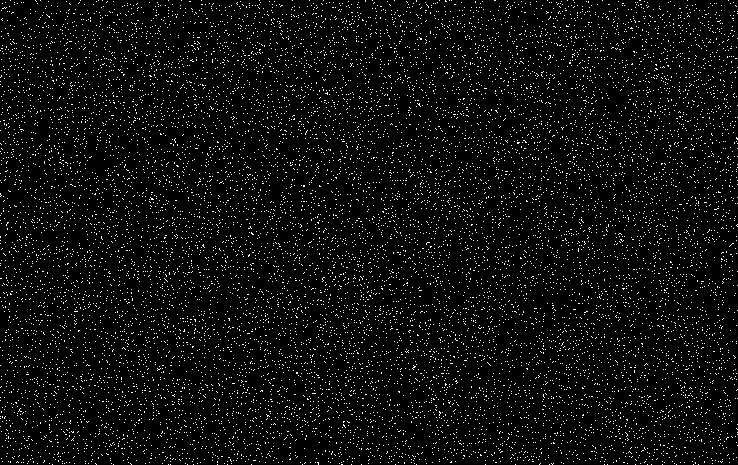
#> input picture Notebooks/img/prof_processed_image.jpg, 738 x 465 px, found by its file name; the run also reads 1 picture not shown here
$ jupyter execute 'Hough & Canny Algorithms - Week 12.ipynb'
#> lines starting #> are read from the running program, lines starting #| are printed output that depends on the picture
# Combining Hough and Canny Algorithms
## Week 12
The Hough transform is a technique which can be used to isolate features of a particular shape within an image. Because it requires that the desired features be specified in some parametric form, the classical Hough transform is most commonly used for the detection of regular curves such as lines, circles, ellipses, etc. A generalized Hough transform can be employed in applications where a simple analytic description of a feature(s) is not possible. Due to the computational complexity of the generalized Hough algorithm, we restrict the main focus of this discussion to the classical Hough transform. Despite its domain restrictions, the classical Hough transform (hereafter referred to without the classical prefix) retains many applications, as most manufactured parts (and many anatomical parts investigated in medical imagery) contain feature boundaries which can be described by regular curves. The main advantage of the Hough transform technique is that it is tolerant of gaps in feature boundary descriptions and is relatively unaffected by image noise.

<p align="center"></p>

---

## Canny Algorithm by John Canny
This paper describes a computational approach to edge detection. The success of the approach depends on the definition of a comprehensive set of goals for the computation of edge points. These goals must be precise enough to delimit the desired behavior of the detector while making minimal assumptions about the form of the solution.
[A Computational Approach to Edge Detection](https://ieeexplore.ieee.org/abstract/document/4767851)

[cell 1]
import numpy as np
from astropy.io import fits
import matplotlib.pyplot as plt
from matplotlib.colors import LogNorm
import cv2
from math import sqrt, atan2, pi
from PIL import Image, ImageDraw

## M16 Data from NIRCam

[cell 2]
hdulist = fits.open("m16_nircam.fits")
#> hdulist = 1 item
hdulist.info()
#| Filename: m16_nircam.fits
#| No.    Name      Ver    Type      Cards   Dimensions   Format
#|   0  PRIMARY       1 PrimaryHDU      25   (738, 465)   float32

## Visaulization

[cell 3]
image_data = hdulist[0].data
fig, ax = plt.subplots(figsize=(20, 12))
plt.imshow(image_data, norm=LogNorm(), interpolation='gaussian')
ax.axis('off')
fig.savefig("LogNormInterpolated.png", bbox_inches='tight')
hdulist.close()

## Applying Otsu & Binary Thresholding

[cell 4]
# This image was obtained earlier
img = cv2.imread("prof_processed_image.jpg")
#> img is the input picture: shape (465, 738, 3); min 0, max 255, mean 12.6

gray = cv2.cvtColor(img, cv2.COLOR_BGR2GRAY)
filtered = cv2.medianBlur(gray, 1)
binary, threshold = cv2.threshold(filtered, 100, 255, cv2.THRESH_BINARY + cv2.THRESH_OTSU)
#> threshold: shape (465, 738); 4.7% white in thin lines or dots
#> binary = 9

[cell 5]
plt.figure(figsize = (20,20))
f, axarr = plt.subplots(2,2)
f.set_size_inches(18,15)
axarr[0,0].imshow(img)
axarr[1,0].imshow(gray)
axarr[0,1].imshow(filtered)
axarr[1,1].imshow(threshold)
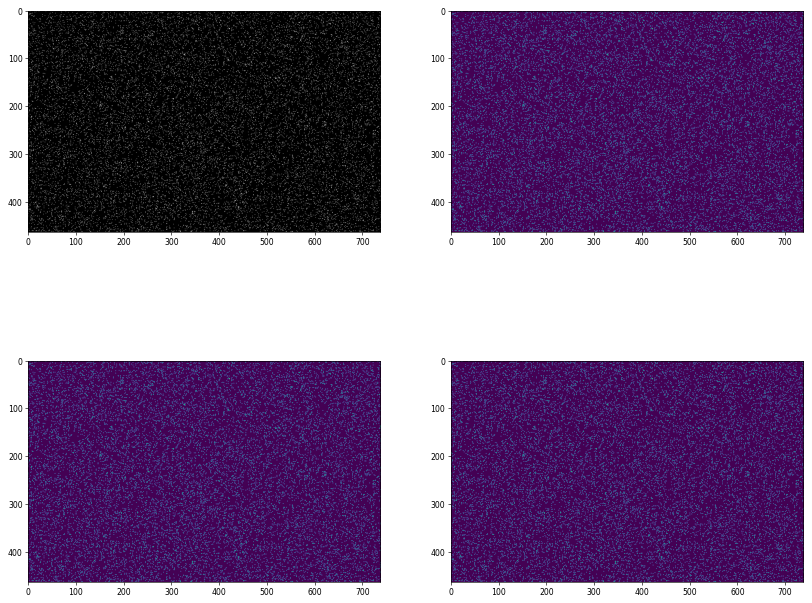
#> figure drawn by matplotlib, 4 panels

[cell 6]
cv2.imwrite('otsu_processed_image.jpg', threshold)
img = cv2.imread("otsu_processed_image.jpg")
plt.figure(figsize = (20,20))
plt.imshow(img)

## Hough Circle Detection vs. Rectangle Detection Algorithm
Running on a small piece of the image.

[cell 7]
threshold_small = cv2.imread("otsu_processed_image.jpg")
print(np.shape(threshold_small))
#| (465, 738, 3)
threshold_small = threshold_small[:64, :64]
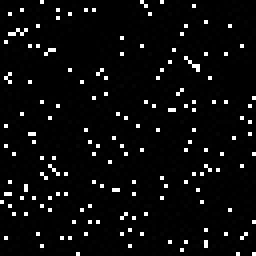
#> threshold_small: shape (64, 64, 3) (shown 4 times larger); min 0, max 255, mean 11.7
plt.figure(figsize=(10,10))
plt.imshow(threshold_small)

[cell 8]
image = cv2.imread("LogNormInterpolated.png")
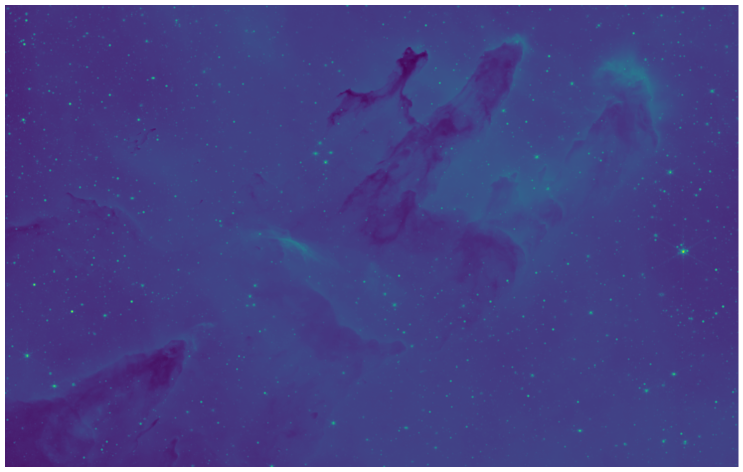
#> image: shape (944, 1486, 3) (shown at 1/2 size); mean B, G, R 135.7, 67.9, 72.3

gray = cv2.cvtColor(image, cv2.COLOR_BGR2GRAY)
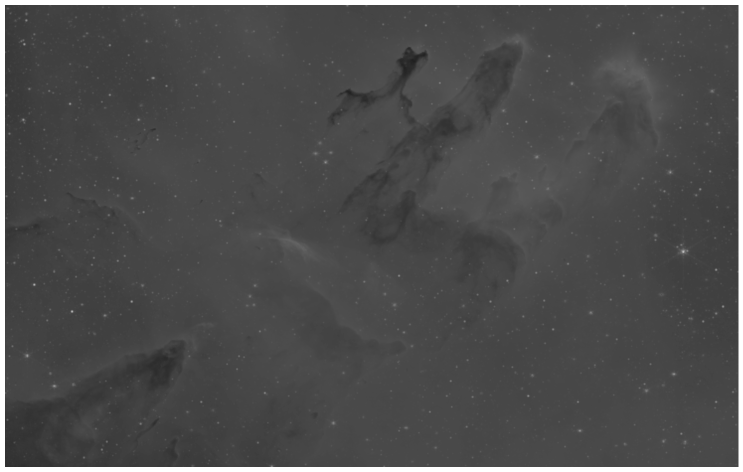
#> gray: shape (944, 1486) (shown at 1/2 size); min 31, max 255, mean 76.8
gray = cv2.medianBlur(gray, 5)

circles = cv2.HoughCircles(gray, cv2.HOUGH_GRADIENT, 1, 20, param1=50, param2=30, minRadius=1, maxRadius=0)
#> circles = None

count = 0

if circles is not None:
    # Convert the circle parameters a, b and r to integers
    circles = np.round(circles[0, :]).astype("int")

    for (x, y, r) in circles:
        # Draw the circle in the output image, then draw a rectangle in the image
        # corresponding to the center of the circle
        cv2.circle(image, (x, y), r, (0, 255, 0), 4)
        cv2.rectangle(image, (x - 1, y - 1), (x + 1, y + 1), (0, 128, 255), -1)
        count += 1

print(f"Number of circles detected: {count}")

image = cv2.cvtColor(image, cv2.COLOR_BGR2RGB)
plt.subplots(figsize=(10, 6))
plt.imshow(image)
plt.show()

Unfortunately, this technique did not work on neither of the inputs (image and numpy array). Apparently, it is hard for the algorithm to detect circles in the image, or at least objects that resemble one.

## Rectangle Detection
Now, using the `findContours()` function in OpenCV, the number of edges, which corresponds to the total number of shapes, is going to be counted.

For the purposes of checking the initial result, a smaller piece of the image has been selected; a $64 \times 64$ square to be exact.

[cell 9]
contours, _ = cv2.findContours(threshold[:64, :64], cv2.RETR_EXTERNAL, cv2.CHAIN_APPROX_SIMPLE)
#> contours = 150 contours, all with area under 20

plt.figure(figsize=(10,10))
plt.imshow(threshold_small)

counter = 0

for c in contours:
  epsilon = 0.1*cv2.arcLength(c, True)
  approx = cv2.approxPolyDP(c, epsilon, True)
  if len(approx) == 1:
    counter += 1
#> this loop made 150 passes
#> (epsilon, approx) on passes 1 to 12: (0, [[63, 63]]), (0, [[59, 63]]), (0, [[19, 63]]), (0, [[45, 62]]), (0, [[32, 61]]), (0, [[10, 61]]), (0.2, [[51, 60], [51, 61]]), (0, [[46, 60]]), (0, [[42, 60]]), (0, [[17, 59]]), (0, [[15, 59]]), (0, [[1, 59]])
#> epsilon on passes 61, 64, 65, 66, 67, 68: 0, 0, 0, 0, 0, 0
#> after the loop, counter = 132

print(f'Number of rectangles in the 64*64 square: {counter}')
#| Number of rectangles in the 64*64 square: 132

Now counting the rectangles on the whole image:

[cell 10]
contours, _ = cv2.findContours(threshold, cv2.RETR_EXTERNAL, cv2.CHAIN_APPROX_SIMPLE)
#> contours = 13233 contours, all with area under 20

plt.figure(figsize=(10,10))
plt.imshow(threshold, cmap="gray")

counter = 0

for c in contours:
  epsilon = 0.1*cv2.arcLength(c, True)
  approx = cv2.approxPolyDP(c, epsilon, True)
  if len(approx) == 1:
    # Increment the counter
    counter += 1
#> this loop made 13233 passes
#> (epsilon, approx) on passes 1 to 12: (0, [[698, 464]]), (0, [[693, 464]]), (0, [[676, 464]]), (0, [[662, 464]]), (0, [[651, 464]]), (0, [[647, 464]]), (0, [[635, 464]]), (0, [[607, 464]]), (0, [[604, 464]]), (0, [[549, 464]]), (0, [[515, 464]]), (0, [[485, 464]])
#> after the loop, counter = 10980
print(f'Number of rectangles in the whole image: {counter}')
#| Number of rectangles in the whole image: 10980

## Results
The results seem reasonable, since the average number of stars reported by manually counting such areas has only a $10 \%$ difference with the results reported.

## On a Smaler Scale

[cell 11]
edges_small = threshold[:64, :64]
#> edges_small: shape (64, 64); 4.3% white in thin lines or dots

contours, _ = cv2.findContours(threshold[:64, :64], cv2.RETR_EXTERNAL, cv2.CHAIN_APPROX_SIMPLE)
#> contours = 150 contours, all with area under 20

plt.figure(figsize=(10,10))
plt.imshow(edges_small)

# Initialize a counter
counter = 0

# Loop over the contours
for c in contours:
    # Check if the contour is a rectangle
    # 0.6 gives a reasonable approximation
    epsilon = 0.1*cv2.arcLength(c, True)
    approx = cv2.approxPolyDP(c, epsilon, True)
    if len(approx) == 1:
        # Increment the counter
        counter += 1

# Print the number of rectangles
print(f'Number of rectangles in the 64*64 square: {counter}')
#| Number of rectangles in the 64*64 square: 132

[cell 12]
contours, _ = cv2.findContours(threshold, cv2.RETR_EXTERNAL, cv2.CHAIN_APPROX_SIMPLE)

plt.figure(figsize=(10,10))
plt.imshow(threshold, cmap="gray")

counter = 0

for c in contours:
    epsilon = 0.6*cv2.arcLength(c, True)
    approx = cv2.approxPolyDP(c, epsilon, True)
    if len(approx) == 1:
        counter += 1
#> this loop made 13233 passes
#> c on passes 1 to 3: [[698, 464]], [[693, 464]], [[676, 464]]

print(f'Number of rectangles in the whole image: {counter}')
#| Number of rectangles in the whole image: 13233

## Applying Canny Edge Detection Algorithm

### On Original Image
This image has no filtering or blurring perfomed on it.

[cell 13]
edges = cv2.Canny(img,100,200)
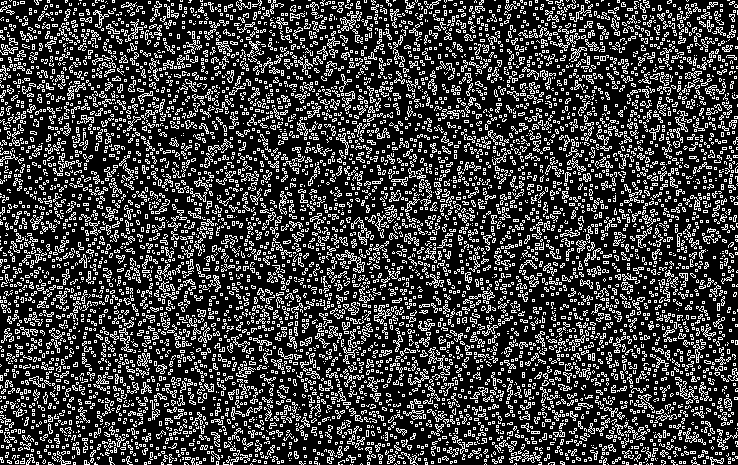
#> edges: shape (465, 738); 24% white in thin lines or dots

contours, hierarchy = cv2.findContours(edges, cv2.RETR_TREE, cv2.CHAIN_APPROX_SIMPLE)

plt.figure(figsize = (50,50))
plt.imshow(edges, "gray")

[cell 14]
results = []

for i in range(len(contours)):
    #initialize the parameters in e
    max_x = float('-inf')
    min_x = float('inf')
    max_y = float('-inf')
    min_y = float('inf')
    for j in range(len(contours[i])):
        x, y = contours[i][j][0]  # Unpack the X and Y values from the tuple
        max_x = max(max_x, x)  # Update the maximum X value if necessary
        min_x = min(min_x, x)  # Update the minimum X value if necessary
        max_y = max(max_y, y)  # Update the maximum Y value if necessary
        min_y = min(min_y, y)  # Update the minimum Y value if necessary
    results.append([min_x, max_x, min_y, max_y])

[cell 15]
from astropy.io import fits

# Open the FITS file
hdulist = fits.open('m16_nircam.fits')

# Get the data from the file
data = hdulist[0].data

y_range, x_range = data.shape

intensity_list = []

for i in range(len(results)):
    intensity = 0
    for j in range(results[i][0], results[i][1]+1):
        for k in range(results[i][2], results[i][3]+1):
            intensity = data[k, j]
    intensity_list.append(intensity)

# Close the file
hdulist.close()

sorted_intensity = sorted(intensity_list, reverse=True)
print(sorted_intensity)
#> (printed output is left out)

[cell 16]
import matplotlib.pyplot as plt

min_num = int(min(intensity_list))
max_num = int(max(intensity_list))

# Create the histogram
plt.hist(intensity_list, range(min_num,max_num), orientation="horizontal")

plt.gca().set_xscale("log")
plt.gca().set_yscale("log")

plt.xlabel("Number of Stars")
plt.ylabel("Intensity")

# Show the plot
plt.show()
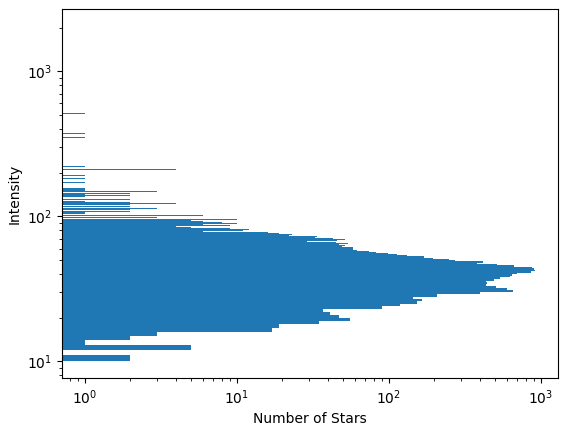
#> figure drawn by matplotlib, 1 panel
